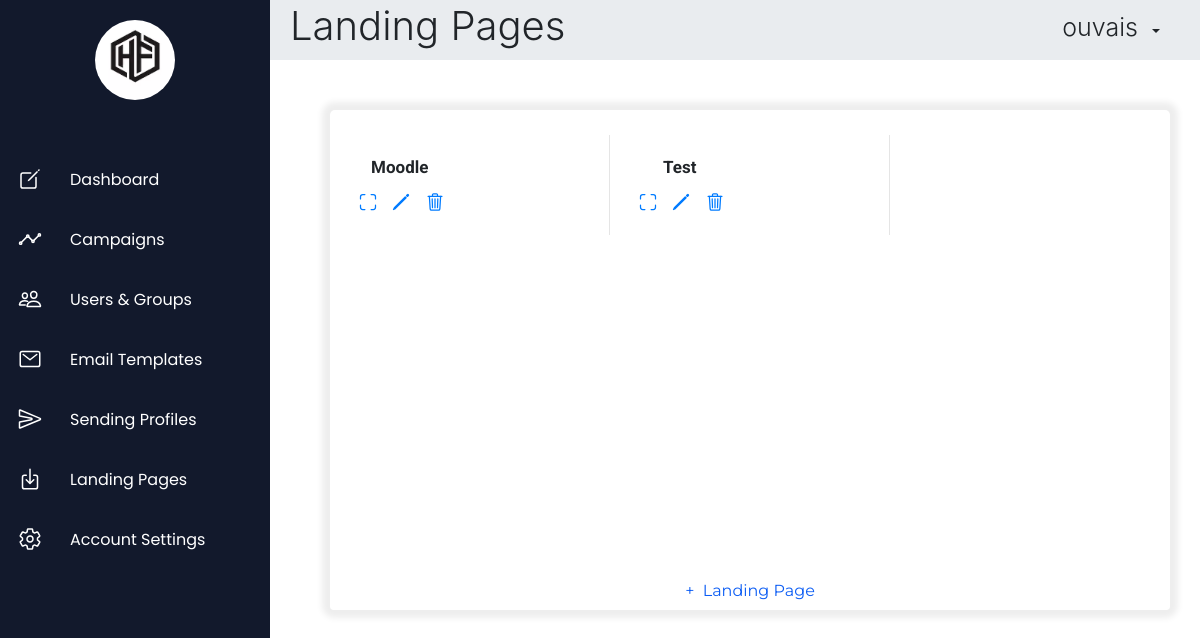
The page /landingpage (signed in) on the database as committed earlier.
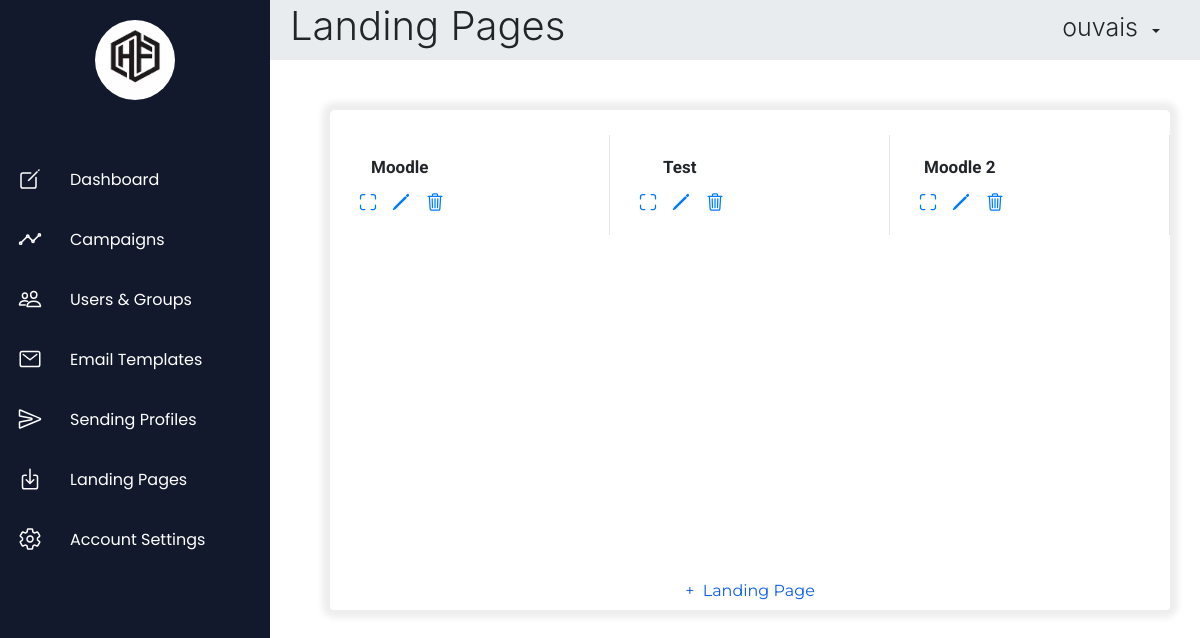
The same page on the database as committed later.
### App/models.py (models this page shows)
class TimeStampMixin(models.Model):
    class Meta:
        abstract = True
    created_on = models.DateTimeField(auto_now_add=True)
    modified_on = models.DateTimeField(auto_now=True)

class LandingPage(TimeStampMixin):
    id = models.AutoField(primary_key=True)
    name = models.CharField(max_length=50, unique=True)
    filename = models.CharField(max_length=50, unique=True)
    userId = models.ForeignKey(User, on_delete=models.CASCADE, db_column='user_id')

### App/views.py (the view)
# urls.py: path('landingpage',views.landingpage,name="landingpage"),
def landingpage(request):
    if request.session.has_key('id'):
        id = request.session['id']
        return render(request, "landingpage.html", context = { "title": "Landing Pages - Human Firewall", "header": "Landing Pages", "data": LandingPage.objects.filter(userId=id) })
    else:
        messages.info(request, 'Kindly Login To Continue')
        return redirect("login")

### templates/landingpage.html (shortened to what this page needs)
{% extends 'base.html' %}
{% block content %}
{% load static %}
    <div class="container-fluid content">
        <div class="row">
            <div class="col-12 text-center">
                <div class="landing-pages">
                    <div id="pages-table" class="pages-table">
                      {% if data.values.count > 0 %}
                        {% for d in data.values %}
                          <div class="page {{ d.id }}">
                              <div class="page-name"><b class="name">{{ d.name }}</b></div>
                              <div class="page-preview-btn"><a class="options" class="preview" target="_blank" href="/landingpage/preview/{{ d.filename }}" data-toggle="tooltip" data-placement="top" title="Preview"><ion-icon name="scan-outline"></ion-icon></a></div>
                              <div class="page-edit-btn"><a class="options" onclick="editPage(this.parentElement);" data-toggle="tooltip" data-placement="top" title="Edit"><ion-icon name="pencil-outline"></ion-icon></a></div>
                              <div class="page-delete-btn"><a class="options" onclick="deletePage(this.parentElement);" data-toggle="tooltip" data-placement="top" title="Delete"><ion-icon name="trash-outline"></ion-icon></a></div>
                              <div class="page-preview"><iframe class="preview" loading="lazy" src="{% static 'landingpages/'|add:d.filename|add:'.html' %}"></iframe></div>
                          </div>
                        {% endfor %}
                      {% endif %}
                    </div>
                    <button class="btn add" onclick="addPage();">+&nbsp; Landing Page</button>
                </div>
            </div>
        </div>
    </div>
{% endblock %}

Rows that differ between the two databases and show on the page:
added LandingPage: name "Moodle 2"
